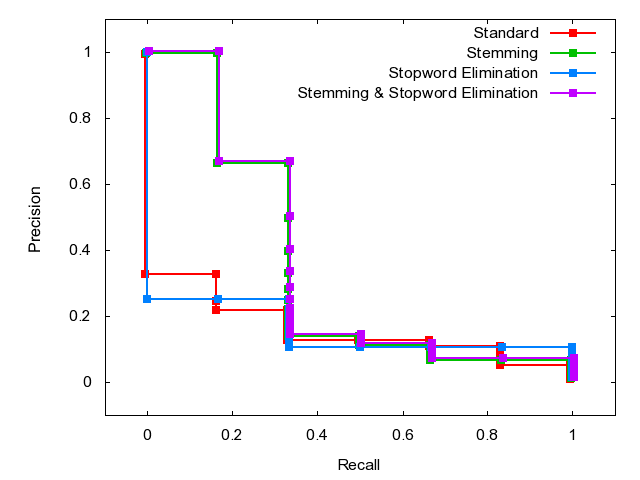

Write the gnuplot code that produced this figure.

	set terminal png
	set output 'Q47.png'
	set ylabel 'Precision'
	set xlabel 'Recall'
	set xrange [-0.1:1.1]
	set yrange [-0.1:1.1]
	plot 'Q47.dat' index 0 using 1:2 w linespoints lw 2 pt 5 title 'Standard', \
'Q47.dat' index 1 using 1:2 w linespoints lw 2 pt 5 title 'Stemming', \
'Q47.dat' index 2 using 1:2 w linespoints lw 2 pt 5 title 'Stopword Elimination', \
'Q47.dat' index 3 using 1:2 w linespoints lw 2 pt 5 title 'Stemming & Stopword Elimination'
